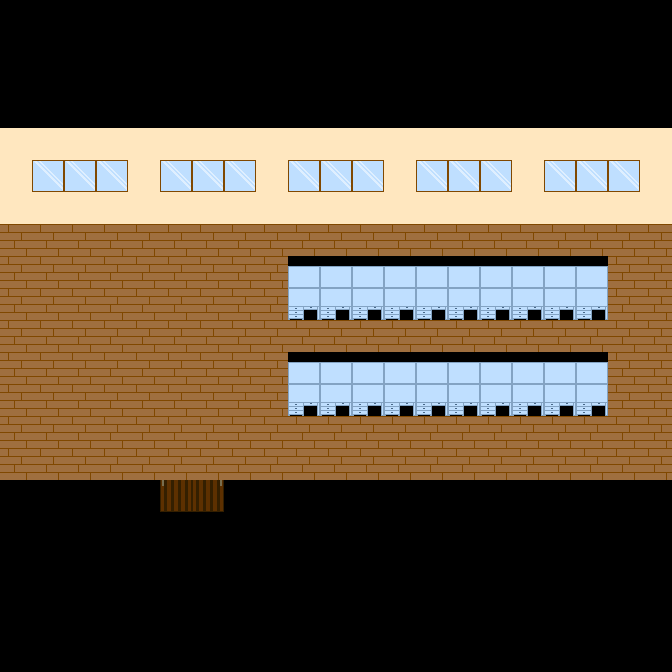

A level layout from a 2D game, rendered from its tile map. Below: a short description, then the map file with its tile-grid data intact:
An orthogonal 21x21 tile map with 32x32 px tiles, 1 tile layer (タイルレイヤー1).

<map version="1.10" tiledversion="1.11.2" orientation="orthogonal" renderorder="right-down" width="21" height="21" tilewidth="32" tileheight="32" infinite="0" nextlayerid="2" nextobjectid="1">
 <editorsettings>
  <export target="teachers1.csv" format="csv" />
 </editorsettings>
 <tileset firstgid="1" source="map_img.tsx" />
 <layer id="1" name="タイルレイヤー1" width="21" height="21">
  <data encoding="csv">
1,1,1,1,1,1,1,1,1,1,1,1,1,1,1,1,1,1,1,1,1,
1,1,1,1,1,1,1,1,1,1,1,1,1,1,1,1,1,1,1,1,1,
1,1,1,1,1,1,1,1,1,1,1,1,1,1,1,1,1,1,1,1,1,
1,1,1,1,1,1,1,1,1,1,1,1,1,1,1,1,1,1,1,1,1,
4,4,4,4,4,4,4,4,4,4,4,4,4,4,4,4,4,4,4,4,4,
4,6,6,6,4,6,6,6,4,6,6,6,4,6,6,6,4,6,6,6,4,
4,4,4,4,4,4,4,4,4,4,4,4,4,4,4,4,4,4,4,4,4,
2,2,2,2,2,2,2,2,2,2,2,2,2,2,2,2,2,2,2,2,2,
2,2,2,2,2,2,2,2,2,28,28,28,28,28,28,28,28,28,28,2,2,
2,2,2,2,2,2,2,2,2,27,27,27,27,27,27,27,27,27,27,2,2,
2,2,2,2,2,2,2,2,2,2,2,2,2,2,2,2,2,2,2,2,2,
2,2,2,2,2,2,2,2,2,28,28,28,28,28,28,28,28,28,28,2,2,
2,2,2,2,2,2,2,2,2,27,27,27,27,27,27,27,27,27,27,2,2,
2,2,2,2,2,2,2,2,2,2,2,2,2,2,2,2,2,2,2,2,2,
2,2,2,2,2,2,2,2,2,2,2,2,2,2,2,2,2,2,2,2,2,
1,1,1,1,1,12,13,1,1,1,1,1,1,1,1,1,1,1,1,1,1,
1,1,1,1,1,1,1,1,1,1,1,1,1,1,1,1,1,1,1,1,1,
1,1,1,1,1,1,1,1,1,1,1,1,1,1,1,1,1,1,1,1,1,
1,1,1,1,1,1,1,1,1,1,1,1,1,1,1,1,1,1,1,1,1,
1,1,1,1,1,1,1,1,1,1,1,1,1,1,1,1,1,1,1,1,1,
1,1,1,1,1,1,1,1,1,1,1,1,1,1,1,1,1,1,1,1,1
</data>
 </layer>
</map>
